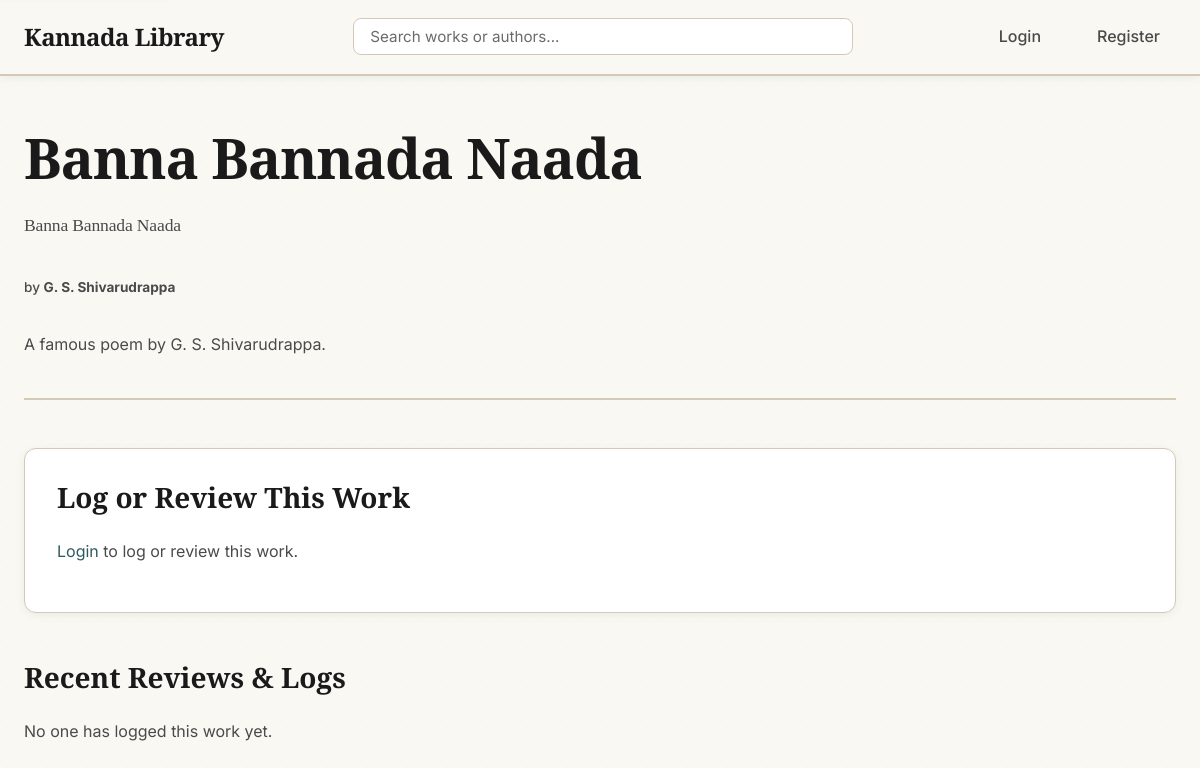
Screenshot of /work/44 with the database file from the repository.
### tables this page shows
CREATE TABLE Work (
    work_id INTEGER PRIMARY KEY AUTOINCREMENT,
    author_id INTEGER NOT NULL,
    title_kannada TEXT NOT NULL,
    title_english TEXT NOT NULL,
    synopsis TEXT,
    cover_image_url TEXT, -- e.g., 'kanooru_heggadithi.jpg'
    type TEXT, -- 'Novel', 'Poetry', 'Play'
    FOREIGN KEY (author_id) REFERENCES Author (author_id)
);

CREATE TABLE Author (
    author_id INTEGER PRIMARY KEY AUTOINCREMENT,
    name_kannada TEXT NOT NULL,
    name_english TEXT NOT NULL,
    biography TEXT,
    image_url TEXT, -- e.g., 'kuvempu.jpg'
    era TEXT
);

### app.py (the view, shortened to what this page needs)
@app.route('/work/<int:work_id>', methods=['GET', 'POST'])
def work_details(work_id):
    db = get_db()
    work = db.execute('''
        SELECT
            Work.*,
            Author.name_kannada as author_kannada,
            Author.name_english as author_english,
            Author.image_url as author_image_url
        FROM Work
        JOIN Author ON Work.author_id = Author.author_id
        WHERE Work.work_id = ?
    ''', (work_id,)).fetchone()
    if work is None:
        abort(404)
    reviews = db.execute('''
        SELECT Review.*, User.username
        FROM Review
        JOIN User ON Review.user_id = User.user_id
        WHERE Review.work_id = ?
        ORDER BY Review.date_logged DESC
    ''', (work_id,)).fetchall()
    form = ReviewForm()
    user_review = None
    if current_user.is_authenticated:
        user_review = db.execute(
            'SELECT * FROM Review WHERE user_id = ? AND work_id = ?',
            (current_user.id, work_id)
        ).fetchone()
    return render_template('work_details.html', work=work, reviews=reviews, form=form, user_review=user_review)

### app.py
class ReviewForm(FlaskForm):
    rating = IntegerField('Rating (1-5)', validators=[DataRequired(), NumberRange(min=1, max=5)])
    review_text = TextAreaField('Review (Optional)', validators=[Length(max=5000)])
    date_read = DateField('Date Read', format='%Y-%m-%d', default=datetime.date.today, validators=[DataRequired()])
    submit = SubmitField('Log Book')

### app.py (called while the page is built)
def get_db():
    db = getattr(g, '_database', None)
    if db is None:
        db = g._database = sqlite3.connect(DATABASE)
        db.row_factory = sqlite3.Row
    return db

@app.teardown_appcontext
def close_connection(exception):
    db = getattr(g, '_database', None)
    if db is not None:
        db.close()

### templates/work_details.html (shortened to what this page needs)
{% extends "layout.html" %}
{% block content %}
    <div class="work-header">
        <h1>{{ work.title_kannada }}</h1>
        <h2>{{ work.title_english }}</h2>
        <p class="work-author">by <strong>{{ work.author_english }}</strong></p>
        {% if work.synopsis %}
            <p>{{ work.synopsis }}</p>
        {% endif %}
    </div>
    <div class="review-section">
        <h3>Log or Review This Work</h3>
        {% if current_user.is_authenticated %}
            <form method="POST" action="" class="auth-form">
                {{ form.hidden_tag() }}
                <div class="form-group">
                    {{ form.rating.label(class="form-label") }}
                    {{ form.rating(class="form-input", min="1", max="5", placeholder="1-5") }}
                    {% if form.rating.errors %}
                        <ul class="errors">
                            {% for error in form.rating.errors %}
                                <li>{{ error }}</li>
                            {% endfor %}
                        </ul>
                    {% endif %}
                </div>
                <div class="form-group">
                    {{ form.date_read.label(class="form-label") }}
                    {{ form.date_read(class="form-input", type="date") }}
                    {% if form.date_read.errors %}
                        <ul class="errors">
                            {% for error in form.date_read.errors %}
                                <li>{{ error }}</li>
                            {% endfor %}
                        </ul>
                    {% endif %}
                </div>
                <div class="form-group">
                    {{ form.review_text.label(class="form-label") }}
                    {{ form.review_text(class="form-input", rows=5, placeholder="Share your thoughts...") }}
                    {% if form.review_text.errors %}
                        <ul class="errors">
                            {% for error in form.review_text.errors %}
                                <li>{{ error }}</li>
                            {% endfor %}
                        </ul>
                    {% endif %}
                </div>
                <div class="form-group">
                    {{ form.submit(class="btn btn-primary") }}
                </div>
            </form>
        {% else %}
            <p><a href="{{ url_for('login') }}">Login</a> to log or review this work.</p>
        {% endif %}
    </div>
    <div class="reviews-list">
        <h3>Recent Reviews & Logs</h3>
        {% if reviews %}
            {% for review in reviews %}
                <article class="review-card">
                    <p>
                        <strong>{{ review.username }}</strong> read on {{ review.date_read }}
                        <span class="rating">★ {{ review.rating }}/5</span>
                    </p>
                    {% if review.review_text %}
                        <p class="review-text">{{ review.review_text }}</p>
                    {% endif %}
                </article>
            {% endfor %}
        {% else %}
            <p>No one has logged this work yet.</p>
        {% endif %}
    </div>
{% endblock %}

### static/style.css (style rules this page uses)
:root { --bg-primary: #faf8f3; --bg-secondary: #f5f2eb; --bg-tertiary: #f0ede5; --bg-card: #ffffff; --bg-hover: #f8f6f0; --text-primary: #1a1a1a; --text-secondary: #4a4a4a; --text-muted: #6b6b6b; --accent-primary: #2d5a5f; --accent-secondary: #3d6b7a; --accent-tertiary: #4a7c8a; --accent-hover: #1f4a4f; --highlight: #d4a574; --highlight-light: #e8c9a0; --highlight-dark: #b8935a; --border-color: #d4c9b8; --shadow-sm: 0 2px 8px rgba(45, 90, 95, 0.08); --shadow-md: 0 4px 16px rgba(45, 90, 95, 0.12); --shadow-lg: 0 8px 32px rgba(45, 90, 95, 0.15); --shadow-glow: 0 0 20px rgba(212, 165, 116, 0.2); --spacing-xs: 0.5rem; --spacing-sm: 1rem; --spacing-md: 1.5rem; --spacing-lg: 2rem; --spacing-xl: 3rem; --spacing-2xl: 4rem; --font-primary: 'Inter', -apple-system, BlinkMacSystemFont, 'Segoe UI', sans-serif; --font-display: 'Playfair Display', Georgia, serif; --transition-fast: 150ms ease; --transition-base: 250ms ease; --transition-slow: 350ms ease; --radius-sm: 4px; --radius-md: 8px; --radius-lg: 12px; --radius-xl: 16px; }
* { margin: 0; padding: 0; box-sizing: border-box; }
html { font-size: 16px; scroll-behavior: smooth; color-scheme: light; }
body { font-family: var(--font-primary); background-color: var(--bg-primary) !important; background-image: radial-gradient(circle at 1px 1px, rgba(212, 165, 116, 0.03) 1px, transparent 0); background-size: 20px 20px; color: var(--text-primary) !important; line-height: 1.6; -webkit-font-smoothing: antialiased; -moz-osx-font-smoothing: grayscale; min-height: 100vh; }
h1, h2, h3, h4, h5, h6 { font-family: var(--font-display); font-weight: 700; line-height: 1.2; color: var(--text-primary); margin-bottom: var(--spacing-md); }
h1 { font-size: clamp(2rem, 5vw, 3.5rem); letter-spacing: -0.02em; }
h2 { font-size: clamp(1.5rem, 4vw, 2.5rem); letter-spacing: -0.01em; }
h3 { font-size: clamp(1.25rem, 3vw, 1.75rem); }
p { margin-bottom: var(--spacing-sm); color: var(--text-secondary); }
a { color: var(--accent-primary); text-decoration: none; transition: color var(--transition-fast); }
.film-year, .work-author { font-size: 0.85rem; color: var(--text-secondary); margin-top: auto; font-weight: 500; }
.main-header, .work-header, .profile-header, .author-header { margin-bottom: var(--spacing-xl); padding-bottom: var(--spacing-md); border-bottom: 2px solid var(--border-color); }
.main-header h1, .work-header h1, .profile-header h1, .author-header h1 { margin-bottom: var(--spacing-xs); }
.work-header h2, .author-header .author-era { color: var(--text-secondary); font-size: 1.1rem; font-weight: 400; margin-bottom: var(--spacing-md); }
.work-header { display: flex; flex-direction: column; gap: var(--spacing-sm); }
.work-header p { color: var(--text-secondary); line-height: 1.7; max-width: 800px; }
.review-section { background-color: var(--bg-card); padding: var(--spacing-lg); border-radius: var(--radius-lg); margin-bottom: var(--spacing-xl); border: 1px solid var(--border-color); box-shadow: var(--shadow-sm); }
.review-section h3 { margin-bottom: var(--spacing-md); color: var(--text-primary); }
.reviews-list, .profile-reviews-list { margin-top: var(--spacing-xl); }
.reviews-list h3, .profile-reviews-list h3 { margin-bottom: var(--spacing-md); }

### templates/layout.html (style rules this page uses)
html { color-scheme: light !important; }
body { background-color: #faf8f3 !important; color: #1a1a1a !important; }

### rows the page displays
Work: title_kannada "Banna Bannada Naada", title_english "Banna Bannada Naada", synopsis "A famous poem by G. S. Shivarudrappa."
Author: author_english "G. S. Shivarudrappa"
